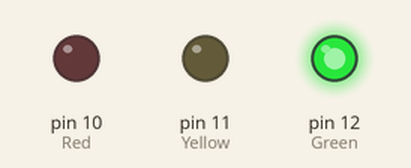
Recording of a sketch running on a simulated Arduino Uno, built with avr-gcc and run on an emulated ATmega328P. Shown: output pins drawn as LEDs (lit = HIGH).

Above: at 2.5 s.
At 6.0 s:
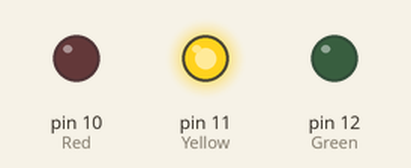
At 9.5 s:
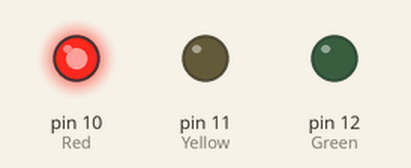
Timing chart, 0 to 15.6 s (numbered marks = the images above):
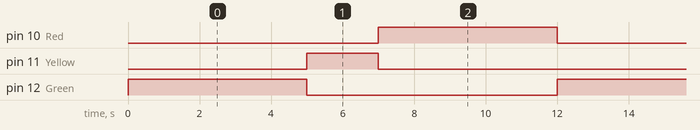

Measured:
- by itself, pin 10 (Red), pin 12 (Green): alternates HIGH for 5.0 s and LOW for 7.0 s
- by itself, pin 11 (Yellow): alternates HIGH for 2.0 s and LOW for 10.0 s
- by itself, everything shown: repeats every 12.0 s, in 4 steps

The sketch:

03_Traffic_Light_System.ino
```cpp
// Project 03: Traffic Light System
void setup() {
  pinMode(12, OUTPUT); // Green
  pinMode(11, OUTPUT); // Yellow
  pinMode(10, OUTPUT); // Red
}

void loop() {
  // Green light on for 5 seconds
  digitalWrite(12, HIGH);
  delay(5000);
  digitalWrite(12, LOW);

  // Yellow light on for 2 seconds
  digitalWrite(11, HIGH);
  delay(2000);
  digitalWrite(11, LOW);

  // Red light on for 5 seconds
  digitalWrite(10, HIGH);
  delay(5000);
  digitalWrite(10, LOW);
}
```
